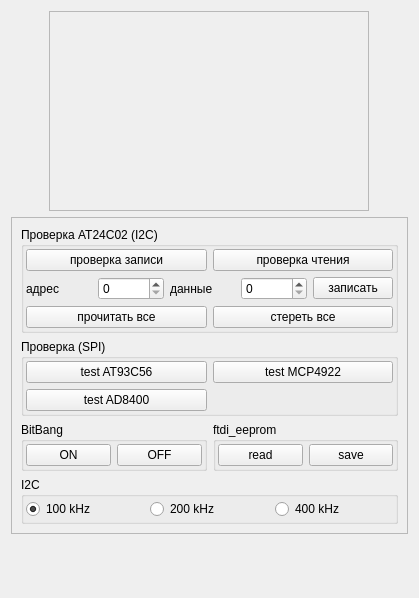
<?xml version="1.0" encoding="UTF-8"?>
<ui version="4.0">
 <class>MainBox</class>
 <widget class="QWidget" name="MainBox">
  <property name="geometry">
   <rect>
    <x>0</x>
    <y>0</y>
    <width>419</width>
    <height>598</height>
   </rect>
  </property>
  <property name="windowTitle">
   <string>Dialog</string>
  </property>
  <layout class="QHBoxLayout" name="horizontalLayout">
   <item>
    <layout class="QVBoxLayout" name="verticalLayout">
     <item>
      <layout class="QHBoxLayout" name="horizontalLayout_10">
       <item>
        <widget class="QFrame" name="frame">
         <property name="minimumSize">
          <size>
           <width>320</width>
           <height>200</height>
          </size>
         </property>
         <property name="maximumSize">
          <size>
           <width>320</width>
           <height>200</height>
          </size>
         </property>
         <property name="frameShape">
          <enum>QFrame::StyledPanel</enum>
         </property>
         <property name="frameShadow">
          <enum>QFrame::Sunken</enum>
         </property>
        </widget>
       </item>
      </layout>
     </item>
     <item>
      <widget class="QFrame" name="frame_2">
       <property name="frameShape">
        <enum>QFrame::StyledPanel</enum>
       </property>
       <property name="frameShadow">
        <enum>QFrame::Raised</enum>
       </property>
       <layout class="QVBoxLayout" name="verticalLayout_4">
        <item>
         <widget class="QGroupBox" name="groupBox">
          <property name="title">
           <string>Проверка AT24C02 (I2C)</string>
          </property>
          <layout class="QVBoxLayout" name="verticalLayout_2">
           <property name="margin">
            <number>2</number>
           </property>
           <item>
            <layout class="QHBoxLayout" name="horizontalLayout_3">
             <item>
              <widget class="QPushButton" name="btnCheckWrite">
               <property name="text">
                <string>проверка записи</string>
               </property>
              </widget>
             </item>
             <item>
              <widget class="QPushButton" name="btnCheckRead">
               <property name="text">
                <string>проверка чтения</string>
               </property>
              </widget>
             </item>
            </layout>
           </item>
           <item>
            <layout class="QHBoxLayout" name="horizontalLayout_2">
             <item>
              <widget class="QLabel" name="label">
               <property name="text">
                <string>адрес</string>
               </property>
              </widget>
             </item>
             <item>
              <widget class="QSpinBox" name="sbAddress"/>
             </item>
             <item>
              <widget class="QLabel" name="label_2">
               <property name="text">
                <string>данные</string>
               </property>
              </widget>
             </item>
             <item>
              <widget class="QSpinBox" name="sbData"/>
             </item>
             <item>
              <widget class="QPushButton" name="btnWrite">
               <property name="text">
                <string>записать</string>
               </property>
              </widget>
             </item>
            </layout>
           </item>
           <item>
            <layout class="QHBoxLayout" name="horizontalLayout_5">
             <item>
              <widget class="QPushButton" name="btnReadAll">
               <property name="text">
                <string>прочитать все</string>
               </property>
              </widget>
             </item>
             <item>
              <widget class="QPushButton" name="btnClearAll">
               <property name="text">
                <string>стереть все</string>
               </property>
              </widget>
             </item>
            </layout>
           </item>
          </layout>
         </widget>
        </item>
        <item>
         <widget class="QGroupBox" name="groupBox_2">
          <property name="title">
           <string>Проверка (SPI)</string>
          </property>
          <layout class="QVBoxLayout" name="verticalLayout_3">
           <property name="margin">
            <number>2</number>
           </property>
           <item>
            <layout class="QGridLayout" name="gridLayout">
             <item row="0" column="0">
              <widget class="QPushButton" name="btnTest">
               <property name="text">
                <string>test AT93C56</string>
               </property>
              </widget>
             </item>
             <item row="0" column="1">
              <widget class="QPushButton" name="btnMCP4922">
               <property name="text">
                <string>test MCP4922</string>
               </property>
              </widget>
             </item>
             <item row="1" column="0">
              <widget class="QPushButton" name="btnAD8400">
               <property name="text">
                <string>test AD8400</string>
               </property>
              </widget>
             </item>
            </layout>
           </item>
          </layout>
         </widget>
        </item>
        <item>
         <layout class="QHBoxLayout" name="horizontalLayout_9">
          <item>
           <widget class="QGroupBox" name="groupBox_5">
            <property name="title">
             <string>BitBang</string>
            </property>
            <layout class="QHBoxLayout" name="horizontalLayout_7">
             <property name="margin">
              <number>2</number>
             </property>
             <item>
              <widget class="QPushButton" name="btnBitBangOn">
               <property name="text">
                <string>ON</string>
               </property>
              </widget>
             </item>
             <item>
              <widget class="QPushButton" name="btnBitBangOff">
               <property name="text">
                <string>OFF</string>
               </property>
              </widget>
             </item>
            </layout>
           </widget>
          </item>
          <item>
           <widget class="QGroupBox" name="groupBox_6">
            <property name="title">
             <string>ftdi_eeprom</string>
            </property>
            <layout class="QHBoxLayout" name="horizontalLayout_8">
             <property name="margin">
              <number>2</number>
             </property>
             <item>
              <widget class="QPushButton" name="btnRead">
               <property name="text">
                <string>read</string>
               </property>
              </widget>
             </item>
             <item>
              <widget class="QPushButton" name="btnSave">
               <property name="text">
                <string>save</string>
               </property>
              </widget>
             </item>
            </layout>
           </widget>
          </item>
         </layout>
        </item>
        <item>
         <widget class="QGroupBox" name="groupBox_4">
          <property name="title">
           <string>I2C</string>
          </property>
          <layout class="QHBoxLayout" name="horizontalLayout_6">
           <property name="margin">
            <number>2</number>
           </property>
           <item>
            <widget class="QRadioButton" name="rb_100">
             <property name="text">
              <string>100 kHz</string>
             </property>
             <property name="checked">
              <bool>true</bool>
             </property>
            </widget>
           </item>
           <item>
            <widget class="QRadioButton" name="rb_200">
             <property name="text">
              <string>200 kHz</string>
             </property>
            </widget>
           </item>
           <item>
            <widget class="QRadioButton" name="rb_400">
             <property name="text">
              <string>400 kHz</string>
             </property>
            </widget>
           </item>
          </layout>
         </widget>
        </item>
       </layout>
      </widget>
     </item>
     <item>
      <layout class="QVBoxLayout" name="serial_layout"/>
     </item>
     <item>
      <spacer name="verticalSpacer">
       <property name="orientation">
        <enum>Qt::Vertical</enum>
       </property>
       <property name="sizeHint" stdset="0">
        <size>
         <width>20</width>
         <height>40</height>
        </size>
       </property>
      </spacer>
     </item>
    </layout>
   </item>
   <item>
    <layout class="QVBoxLayout" name="graph_layout"/>
   </item>
  </layout>
 </widget>
 <resources/>
 <connections/>
</ui>
